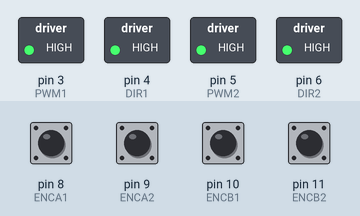
Recording of a sketch running on a simulated Arduino Uno, built with avr-gcc and run on an emulated ATmega328P. On the bench: switched loads named in the sketch (green lamp = pin HIGH). Inputs (shaded band) come from the test bench; at power-on: pin 8 (ENCA1), pin 9 (ENCA2), pin 10 (ENCB1), pin 11 (ENCB2) HIGH. What the sketch prints to the serial monitor is not drawn.

Above: at 0.1 s.
Timing chart, 0 to 1.6 s (numbered marks = the images above):
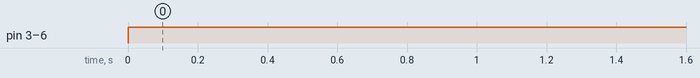

Measured:
- by itself, pin 3 (PWM1), pin 4 (DIR1), pin 5 (PWM2), pin 6 (DIR2): LOW → HIGH at 0.00 s

The sketch:

codigo_motores.ino
```cpp
#include <util/atomic.h>

#define IR1 A0
#define IR2 A1
#define IR3 A2
#define IR4 A3
#define IR5 A4

#define PWM1 3
#define PWM2 5
#define DIR1 4
#define DIR2 6

#define ENCA1 8
#define ENCA2 9
#define ENCB1 10
#define ENCB2 11

double val[5];
double xmin[5] = {55,55,65,57,63};
double xmax[5] = {973,972,972,973,972};
double cal[5];
double total = 0;

void setup(){
  Serial.begin(9600);
  pinMode(IR1, INPUT);
  pinMode(IR2, INPUT);
  pinMode(IR3, INPUT);
  pinMode(IR4, INPUT);
  pinMode(IR5, INPUT);

  pinMode(PWM1, OUTPUT);
  pinMode(PWM2, OUTPUT);
  pinMode(DIR1, OUTPUT);
  pinMode(DIR2, OUTPUT);

  pinMode(ENCA1, INPUT_PULLUP);
  pinMode(ENCA2, INPUT_PULLUP);
  pinMode(ENCB1, INPUT_PULLUP);
  pinMode(ENCB2, INPUT_PULLUP);
}

void forward(){
    analogWrite(PWM1, 255);
    analogWrite(PWM2, 255);
    digitalWrite(DIR1, HIGH);
    digitalWrite(DIR2, HIGH);
}

void left(){
    analogWrite(PWM1, 100);
    analogWrite(PWM2, 100);
    digitalWrite(DIR1, LOW);
    digitalWrite(DIR2, HIGH);
}

void right(){
    analogWrite(PWM1, 100);
    analogWrite(PWM2, 100);
    digitalWrite(DIR1, HIGH);
    digitalWrite(DIR2, LOW);
}

void stopping(){
    analogWrite(PWM1, 0);
    analogWrite(PWM2, 0);
}

void loop(){
    forward();
    delay(200);
    Serial.print("ENCA - ");
    Serial.println(digitalRead(ENCA1));
    Serial.print("ENCA - ");
    Serial.println(digitalRead(ENCA2));
    Serial.print("ENCB - ");
    Serial.println(digitalRead(ENCB1));
    Serial.print("ENCB - ");
    Serial.println(digitalRead(ENCB2));
    delay(1000);
    Serial.print("ENCA - ");
    Serial.println(digitalRead(ENCA1));
    Serial.print("ENCA - ");
    Serial.println(digitalRead(ENCA2));
    Serial.print("ENCB - ");
    Serial.println(digitalRead(ENCB1));
    Serial.print("ENCB - ");
    Serial.println(digitalRead(ENCB2));
    delay(5000);

  /*
  if (!client.connected()) {
    reconnect();
  }
  client.loop();
  while(!start){
    readLDR();
  }
  readLine();
  Serial.println(total);
  if(total < 0){
    right();
  }else if(total > 0){
    left();
  }else {
    forward();
  }
  delay(10000);
  */
}

void readLine(){
  val[0] = analogRead(IR1);
  val[1] = analogRead(IR2);
  val[2] = analogRead(IR3);
  val[3] = analogRead(IR4);
  val[4] = analogRead(IR5);
  int n;
  for(n = 0; n < 5; n++){
    cal[n] = (val[n] - xmin[n])/(xmax[n] - xmin[n]) * 1000;
    total = total + (cal[n] * (n-2));
  }
}
```
